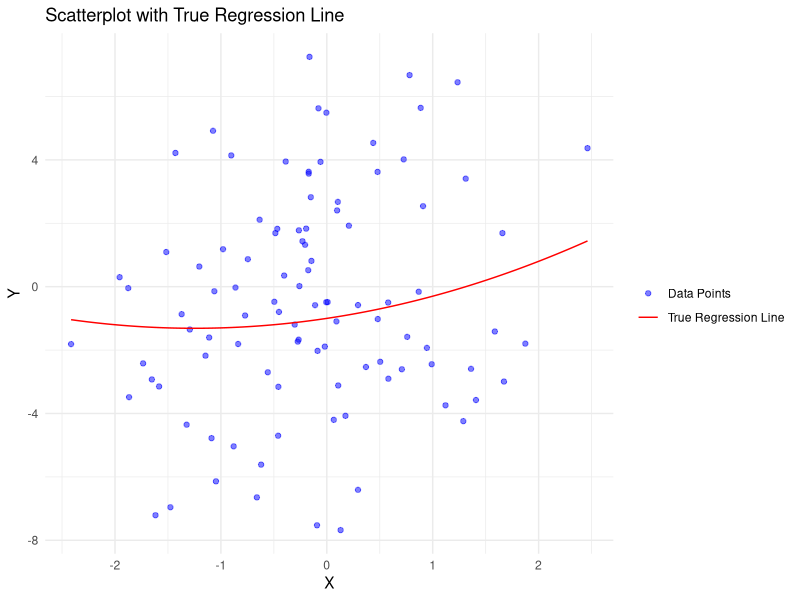
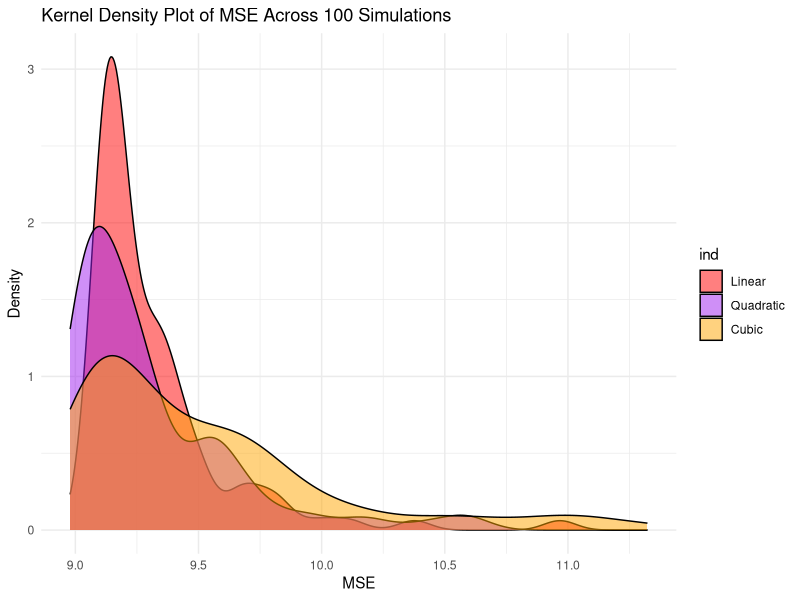

The R script that drew these images, in order:
## ---- chunk 1
# Set global configurations and settings here
knitr::opts_chunk$set()                 # set global chunk options
ggplot2::theme_set(ggplot2::theme_bw()) # set ggplot2 theme
## ---- chunk 2
data.dir = 'https://mdporter.github.io/SYS6030/data/' # data directory
library(tidyverse) # functions for data manipulation
## ---- chunk 3
gen_X <- function(n) {
  return(rnorm(n, mean = 0, sd = 1))
}

gen_epsilon <- function(n, sigma) {
  return(rnorm(n, mean=0, sd=sigma))
}

gen_Y <- function(X, epsilon) {
  return(-1 + 0.5*X + 0.2*X^2 + epsilon)
}

generate_data <- function(n, sigma) {
  X <- gen_X(n)
  epsilon <- gen_epsilon(n, sigma)
  Y <- gen_Y(X, epsilon)
  
  return(data.frame(X = X, Y = Y))
}
## ---- chunk 4
library(ggplot2)

#setting seed
set.seed(611)

# Gen data
n <- 100
sigma <- 3
data <- generate_data(n, sigma)

#scatterplot and regression line
p <- ggplot(data, aes(x = X, y = Y)) +
  geom_point(aes(color = "Data Points"), alpha = 0.5) + # the scatter plot
  stat_function(fun = function(x) -1 + 0.5*x + 0.2*x^2, 
                aes(color = "True Regression Line")) + # my rrue regression line
  scale_color_manual(name = "", 
                     values = c("Data Points" = "blue", "True Regression Line" = "red")) +
  ggtitle("Scatterplot with True Regression Line") +
  xlab("X") +
  ylab("Y") +
  theme_minimal()
p

## ---- chunk 5

#fitting models
fit_linear <- lm(Y ~ X, data = data)
fit_quadratic <- lm(Y ~ X + I(X^2), data = data)
fit_cubic <- lm(Y ~ X + I(X^2) + I(X^3), data = data)


## ---- chunk 6
set.seed(612)
test_data <- generate_data(10000, 3)

pred_linear <- predict(fit_linear, newdata = test_data)
pred_quadratic <- predict(fit_quadratic, newdata = test_data)
pred_cubic <- predict(fit_cubic, newdata = test_data)



mse_linear <- mean((test_data$Y - pred_linear)^2) #9.293776
mse_quadratic <- mean((test_data$Y - pred_quadratic)^2) #9.583155
mse_cubic <- mean((test_data$Y - pred_cubic)^2) #9.648192

## ---- chunk 7
# pred values using the true model
pred_true_model <- -1 + 0.5 * test_data$X + 0.2 * test_data$X^2

# MSE for the true model
mse_true_model <- mean((test_data$Y - pred_true_model)^2) #8.97211947528324
 

#it seems like the lowest possibly achieveable MSE, that of the true model, was 8.972. Suprisingly, the linear model in this case had the lowest MSE of each of those I measured. It seems like my other models may have overfit. Anyways, this shows that the most complex and 'theoretically accurate' model isn't always the best choice. Even so, there is a difference of 0.3216565 between my best model and the true MSE.
## ---- chunk 8
mse_linear_list <- numeric(0)
mse_quadratic_list <- numeric(0)
mse_cubic_list <- numeric(0)
set.seed(613)

# making 100 sims
for (i in 1:100) {
  
  # Generate training data
  train_data <- generate_data(n = 100, sigma = 3)
  
  # Fit the models
  fit_linear <- lm(Y ~ X, data = train_data)
  fit_quadratic <- lm(Y ~ X + I(X^2), data = train_data)
  fit_cubic <- lm(Y ~ X + I(X^2) + I(X^3), data = train_data)
  
  # making predicitions
  pred_linear <- predict(fit_linear, newdata = test_data)
  pred_quadratic <- predict(fit_quadratic, newdata = test_data)
  pred_cubic <- predict(fit_cubic, newdata = test_data)
  
  # comp / store MSE
  mse_linear <- mean((test_data$Y - pred_linear)^2)
  mse_quadratic <- mean((test_data$Y - pred_quadratic)^2)
  mse_cubic <- mean((test_data$Y - pred_cubic)^2)
  
  mse_linear_list <- c(mse_linear_list, mse_linear)
  mse_quadratic_list <- c(mse_quadratic_list, mse_quadratic)
  mse_cubic_list <- c(mse_cubic_list, mse_cubic)
}

#DF of MSEs
mse_df <- data.frame(
  Linear = mse_linear_list,
  Quadratic = mse_quadratic_list,
  Cubic = mse_cubic_list
)

# Reshaping data for ggplot
mse_long <- stack(mse_df)

# Create kernel density plot
ggplot(mse_long, aes(x = values, fill = ind)) +
  geom_density(alpha = 0.5) +
  ggtitle("Kernel Density Plot of MSE Across 100 Simulations") +
  xlab("MSE") +
  ylab("Density") +
  scale_fill_manual(values = c("Linear" = "red", "Quadratic" = "purple", "Cubic" = "orange")) +
  theme_minimal()

## ---- chunk 9
mse_linear_list <- numeric(0)
mse_quadratic_list <- numeric(0)
mse_cubic_list <- numeric(0)

# Initialize counters for best models
count_linear_best <- 0
count_quadratic_best <- 0
count_cubic_best <- 0

for (i in 1:100) {
  
  # Generate training data
  train_data <- generate_data(n = 100, sigma = 3)
  
  fit_linear <- lm(Y ~ X, data = train_data)
  fit_quadratic <- lm(Y ~ X + I(X^2), data = train_data)
  fit_cubic <- lm(Y ~ X + I(X^2) + I(X^3), data = train_data)
  
  pred_linear <- predict(fit_linear, newdata = test_data)
  pred_quadratic <- predict(fit_quadratic, newdata = test_data)
  pred_cubic <- predict(fit_cubic, newdata = test_data)
  
  mse_linear <- mean((test_data$Y - pred_linear)^2)
  mse_quadratic <- mean((test_data$Y - pred_quadratic)^2)
  mse_cubic <- mean((test_data$Y - pred_cubic)^2)
  
  mse_linear_list <- c(mse_linear_list, mse_linear)
  mse_quadratic_list <- c(mse_quadratic_list, mse_quadratic)
  mse_cubic_list <- c(mse_cubic_list, mse_cubic)
  
  #determine best model
  min_mse <- min(mse_linear, mse_quadratic, mse_cubic)
  
  if (min_mse == mse_linear) {
    count_linear_best <- count_linear_best + 1
  } else if (min_mse == mse_quadratic) {
    count_quadratic_best <- count_quadratic_best + 1
  } else if (min_mse == mse_cubic) {
    count_cubic_best <- count_cubic_best + 1
  }
}


#count_linear_best = 27 times
# count_quadratic_best = 65 times
#count_cubic_best = 8 times
## ---- chunk 10
simulate_mse_counts_only <- function(n, sigma, test_data) {
  
  count_linear_best <- 0
  count_quadratic_best <- 0
  count_cubic_best <- 0
  
  set.seed(613)

  for (i in 1:100) {
    
    train_data <- generate_data(n, sigma)
    
    fit_linear <- lm(Y ~ X, data = train_data)
    fit_quadratic <- lm(Y ~ X + I(X^2), data = train_data)
    fit_cubic <- lm(Y ~ X + I(X^2) + I(X^3), data = train_data)
    
    pred_linear <- predict(fit_linear, newdata = test_data)
    pred_quadratic <- predict(fit_quadratic, newdata = test_data)
    pred_cubic <- predict(fit_cubic, newdata = test_data)
    
    # Compute MSE
    mse_linear <- mean((test_data$Y - pred_linear)^2)
    mse_quadratic <- mean((test_data$Y - pred_quadratic)^2)
    mse_cubic <- mean((test_data$Y - pred_cubic)^2)
    
    # determine best model
    min_mse <- min(mse_linear, mse_quadratic, mse_cubic)
    
    if (min_mse == mse_linear) {
      count_linear_best <- count_linear_best + 1
    } else if (min_mse == mse_quadratic) {
      count_quadratic_best <- count_quadratic_best + 1
    } else if (min_mse == mse_cubic) {
      count_cubic_best <- count_cubic_best + 1
    }
  }
  
  #return counts
  return(list(
    count_linear_best = count_linear_best,
    count_quadratic_best = count_quadratic_best,
    count_cubic_best = count_cubic_best
  ))
}

## ---- chunk 11
set.seed(612)
test_data_new_sigma <- generate_data(10000, 2)

result_new_sigma <- simulate_mse_counts_only(100, 2, test_data_new_sigma)

cat("Linear model best:", result_new_sigma$count_linear_best) #19 times
cat("Quadratic model best:", result_new_sigma$count_quadratic_best) # 71 times
cat("Cubic model best:", result_new_sigma$count_cubic_best) #10 times

## ---- chunk 12
set.seed(612)
test_data_new_sigma <- generate_data(10000, 4)

result_new_sigma <- simulate_mse_counts_only(300, 4, test_data_new_sigma)

cat("Linear model best:", result_new_sigma$count_linear_best)  #8 times
cat("Quadratic model best:", result_new_sigma$count_quadratic_best) #80 times
cat("Cubic model best:", result_new_sigma$count_cubic_best)  #12 times

